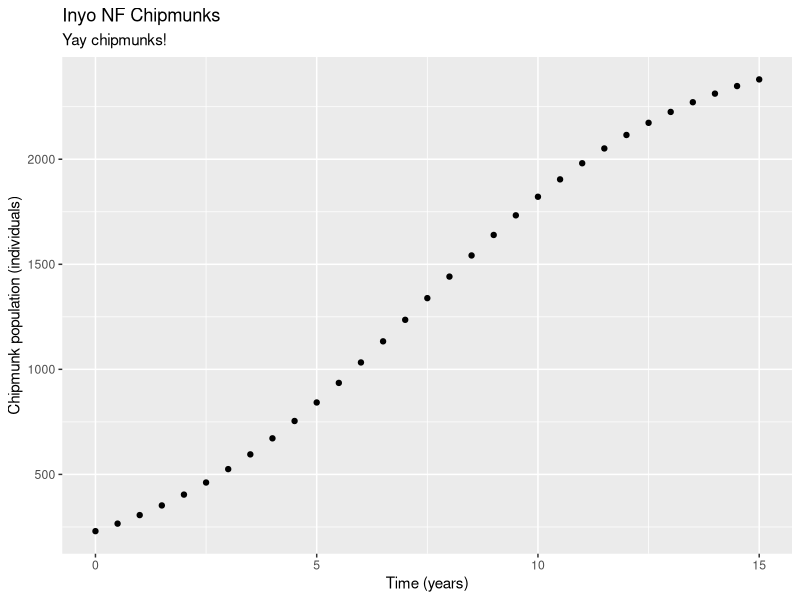

Write the R code that produced this figure.
## ---- chunk 1
knitr::opts_chunk$set(echo = TRUE)

library(tidyverse)
## ---- chunk 2
# Examples of logarithms 

  log(4)
  
# Example of exponents 
# exp() is "e to whatever power is in the ()"  
  exp(5)


# A test of log()
  log(exp(1))


## ---- chunk 3
# A sequence from 1 to 20, by 1 
ex_1 <- seq(from = 1, to = 20, by = 1)

# Vector from 0-40, by 0.2 
ex_2 <- seq(from = 0, to = 40, by = 0.2)

# Vector from 1-5000, by 10
ex_3 <- seq(from = 1, to = 5000, by = 10)

## ---- chunk 4
  pop_logistic <- function(capacity, init_pop, rate, time_yr) {
    
    capacity / (1 + ((capacity - init_pop) / init_pop) * exp(-rate * time_yr))
  
  }

  pop_logistic(capacity = 2680, init_pop = 230, rate = 0.32, time_yr = 2.4)
## ---- chunk 5
time_vec <- seq(from = 0, to = 15, by = 0.5)
## ---- chunk 6
chipmunk_pop <- pop_logistic(capacity = 2580, init_pop = 230, rate = 0.32, time_yr = time_vec)

## ---- chunk 7

  chipmunk_df <- data.frame(time_vec, chipmunk_pop)
  chipmunk_df

## ---- chunk 8
ggplot(data = chipmunk_df, aes(x = time_vec, y = chipmunk_pop)) + 
  geom_point() +
  labs(x = "Time (years)", 
       y = "Chipmunk population (individuals)",
       title = "Inyo NF Chipmunks",
       subtitle = "Yay chipmunks!")
